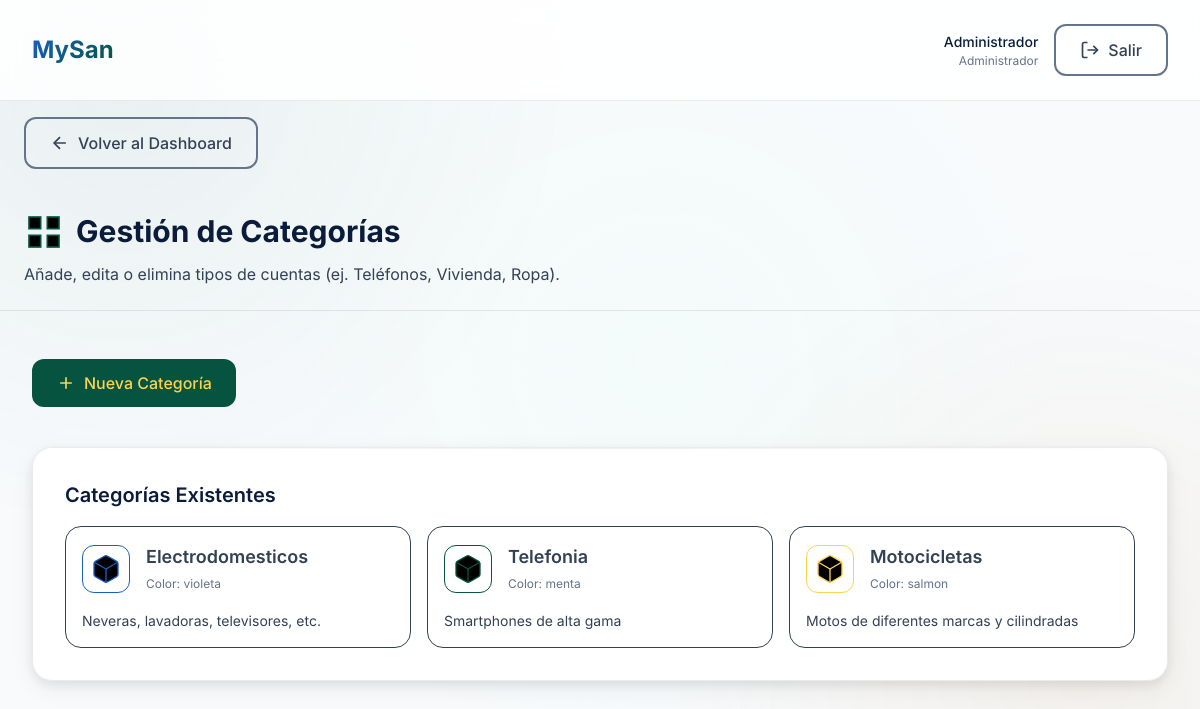
The app's page /modules/categorias_admin/index.php (signed in) with its own data.
### tables this page shows
CREATE TABLE `usuarios` (
  `id` int NOT NULL AUTO_INCREMENT,
  `username` varchar(50) NOT NULL,
  `password` varchar(255) NOT NULL,
  `nombre` varchar(100) NOT NULL,
  `email` varchar(100) DEFAULT NULL,
  `pregunta_secreta` text,
  `respuesta_secreta` varchar(255) DEFAULT NULL,
  `created_at` timestamp NULL DEFAULT CURRENT_TIMESTAMP,
  `updated_at` timestamp NULL DEFAULT CURRENT_TIMESTAMP ON UPDATE CURRENT_TIMESTAMP,
  `rol` enum('admin','participante') DEFAULT 'admin',
  PRIMARY KEY (`id`),
  UNIQUE KEY `username` (`username`)
);

CREATE TABLE `categorias` (
  `id` int NOT NULL AUTO_INCREMENT,
  `nombre` varchar(50) NOT NULL,
  `descripcion` text,
  `color` varchar(20) DEFAULT NULL,
  PRIMARY KEY (`id`)
);

### config/database.php (called while the page is built, shortened)
<?php
try {
    $dsn = "mysql:host=" . DB_HOST . ";port=3306;dbname=" . DB_NAME . ";charset=" . DB_CHARSET;
    $options = [
        PDO::ATTR_ERRMODE => PDO::ERRMODE_EXCEPTION,
        PDO::ATTR_DEFAULT_FETCH_MODE => PDO::FETCH_ASSOC,
        PDO::ATTR_EMULATE_PREPARES => false,
    ];
    $pdo = new PDO($dsn, DB_USER, DB_PASS, $options);
} catch (PDOException $e) {
    die(json_encode([
        'success' => false,
        'message' => 'Error de conexión a la base de datos: ' . $e->getMessage()
    ]));
}
function isLoggedIn()
{
    return isset($_SESSION['user_id']);
}
function getCurrentUser()
{
    global $pdo;
    $stmt = $pdo->prepare("SELECT id, username, nombre, email FROM usuarios WHERE id = ?");
    $stmt->execute([$_SESSION['user_id']]);
    return $stmt->fetch();
}
?>

### modules/categorias_admin/index.php (the view, shortened to what this page needs)
<?php
require_once '../../config/database.php';
$user = getCurrentUser();
$stmt = $pdo->query("SELECT * FROM categorias ORDER BY id ASC");
$categoriasList = $stmt->fetchAll();
?>
<!DOCTYPE html>
<html lang="es">
<head>
    <link rel="stylesheet" href="../../assets/fonts/inter.css">
    <link rel="stylesheet" href="../../assets/css/reset.css">
    <link rel="stylesheet" href="../../assets/css/variables.css">
    <link rel="stylesheet" href="../../assets/css/bento-grid.css">
    <link rel="stylesheet" href="../../assets/css/main.css">
</head>
<body>
    <div class="main-content">
        <?php
        $headerLogoHref     = '../../dashboard.php';
        $headerLogoutHref   = '../../logout.php';
        $headerBackUrl      = '../../dashboard.php';
        $headerBackLabel    = 'Volver al Dashboard';
        include '../../includes/header.php';
        ?>
        <div class="page-header" style="padding: var(--space-6); margin-bottom: var(--space-4); border-bottom: 1px solid var(--glass-border);">
            <h1 class="page-title" style="font-size: var(--font-size-3xl); font-weight: var(--font-weight-bold); display: flex; align-items: center; gap: var(--space-3);">
                <svg class="icon-xl" style="width: 40px; height: 40px; stroke: var(--color-menta);">
                    <use href="#icon-grid"></use>
                </svg>
                Gestión de Categorías
            </h1>
            <p style="color: var(--color-text-secondary); margin-top: var(--space-2);">
                Añade, edita o elimina tipos de cuentas (ej. Teléfonos, Vivienda, Ropa).
            </p>
        </div>
        <div class="bento-container">
            <div class="bento-12" style="display: flex; gap: var(--space-4); margin-bottom: var(--space-4);">
                <button class="btn btn-menta" onclick="openModal('nuevaCategoriaModal')">
                    <svg class="icon">
                        <use href="#icon-plus"></use>
                    </svg>
                    Nueva Categoría
                </button>
            </div>
            <div class="bento-12">
                <div class="bento-box">
                    <div class="bento-header">
                        <div class="bento-title">Categorías Existentes</div>
                    </div>
                    <div class="bento-content">
                        <?php if (empty($categoriasList)): ?>
                            <p style="text-align: center; color: var(--color-text-tertiary);">No hay categorías.</p>
                        <?php else: ?>
                            <div style="display: grid; grid-template-columns: repeat(auto-fill, minmax(280px, 1fr)); gap: var(--space-4);">
                                <?php foreach ($categoriasList as $cat): ?>
                                    <div class="category-card" style="border-color: var(--color-<?php echo htmlspecialchars($cat['color']); ?>)40;">
                                        <div class="category-header">
                                            <div class="category-icon" style="color: var(--color-<?php echo htmlspecialchars($cat['color']); ?>); border: 1px solid var(--color-<?php echo htmlspecialchars($cat['color']); ?>);">
                                                <svg class="icon-lg" style="stroke: currentColor;"><use href="#icon-package"></use></svg>
                                            </div>
                                            <div>
                                                <h3 style="font-weight: 600; font-size: var(--font-size-lg);"><?php echo htmlspecialchars($cat['nombre']); ?></h3>
                                                <span style="font-size: var(--font-size-xs); color: var(--color-text-tertiary);">Color: <?php echo htmlspecialchars($cat['color']); ?></span>
                                            </div>
                                        </div>
                                        <p style="color: var(--color-text-secondary); font-size: var(--font-size-sm);">
                                            <?php echo htmlspecialchars($cat['descripcion']); ?>
                                        </p>
                                    </div>
                                <?php endforeach; ?>
                            </div>
                        <?php endif; ?>
                    </div>
                </div>
            </div>
        </div>
    </div>
</body>
</html>

### includes/header.php (shortened to what this page needs)
<?php
$headerLogoHref         = $headerLogoHref ?? 'dashboard.php';
$headerLogoutHref       = $headerLogoutHref ?? 'logout.php';
$headerBackUrl          = $headerBackUrl ?? null;
$headerBackLabel        = $headerBackLabel ?? 'Volver';
?>
<header class="header">
    <div class="header-content">
        <a href="<?php echo $headerLogoHref; ?>" class="header-logo">MySan</a>
        <div class="header-user">
            <div class="user-info">
                <div class="user-name">
                    <?php echo htmlspecialchars($user['nombre'] ?? 'Usuario'); ?>
                </div>
                <div class="user-role">Administrador</div>
            </div>
            <a href="<?php echo $headerLogoutHref; ?>" class="btn btn-outline">
                <svg class="icon"><use href="#icon-log-out"></use></svg>
                <span>Salir</span>
            </a>
        </div>
    </div>
</header>
<?php if ($headerBackUrl): ?>
<div style="padding: var(--space-4) var(--space-6);">
    <a href="<?php echo $headerBackUrl; ?>" class="btn btn-outline">
        <svg class="icon"><use href="#icon-arrow-left"></use></svg>
        <?php echo htmlspecialchars($headerBackLabel); ?>
    </a>
</div>
<?php endif; ?>

### assets/css/variables.css (style rules this page uses)
:root { --color-primary: #1960c3; --color-primary-mid: #1f78f0; --color-primary-light: #4994f5; --color-primary-dim: #104085; --color-primary-glow: rgba(25, 96, 195, 0.18); --color-primary-tint: rgba(25, 96, 195, 0.05); --color-secondary: #06543f; --color-secondary-mid: #087557; --color-secondary-light: #0a9670; --color-secondary-dim: #043628; --color-secondary-glow: rgba(6, 84, 63, 0.15); --color-secondary-tint: rgba(6, 84, 63, 0.05); --color-accent: #fcd34d; --color-accent-dim: #d97706; --color-accent-glow: rgba(252, 211, 77, 0.15); --color-accent-light: #fde68a; --color-accent-tint: rgba(252, 211, 77, 0.05); --color-electro: var(--color-primary); --color-electro-dim: var(--color-primary-dim); --color-electro-glow: var(--color-primary-glow); --color-electro-tint: var(--color-primary-tint); --color-telefonia: var(--color-secondary); --color-telefonia-dim: var(--color-secondary-dim); --color-telefonia-glow: var(--color-secondary-glow); --color-moto: var(--color-accent-dim); --color-moto-dim: #b45309; --color-moto-glow: var(--color-accent-glow); --color-turnos: #6366f1; --color-turnos-dim: #4f46e5; --color-turnos-glow: rgba(99, 102, 241, 0.18); --color-turnos-tint: rgba(99, 102, 241, 0.05); --color-comprobantes: #0ea5e9; --color-comprobantes-dim: #0284c7; --color-comprobantes-glow: rgba(14, 165, 233, 0.18); --color-violeta: var(--color-primary); --color-violeta-dim: var(--color-primary-dim); --color-violeta-glow: var(--color-primary-glow); --color-menta: var(--color-secondary); --color-menta-dim: var(--color-secondary-dim); --color-menta-glow: var(--color-secondary-glow); --color-salmon: var(--color-accent); --color-salmon-dim: var(--color-accent-dim); --color-salmon-glow: var(--color-accent-glow); --color-background: #f8fafc; --color-surface: #ffffff; --color-surface-elevated: #ffffff; --color-surface-hover: #f1f5f9; --color-surface-section: #e2e8f0; --glass-background: rgba(255, 255, 255, 0.85); --glass-border: rgba(0, 0, 0, 0.08); --glass-blur: blur(16px); --color-text-primary: #0a1c3a; --color-text-secondary: #334155; --color-text-tertiary: #64748b; --color-text-inverse: #fcd34d; --color-success: var(--color-primary-mid); --color-warning: var(--color-secondary); --color-error: hsl(0, 72%, 51%); --color-info: var(--color-electro); --font-family: 'Inter', -apple-system, BlinkMacSystemFont, 'SF Pro Display', sans-serif; --font-sans: var(--font-family); --font-size-xs: 0.75rem; --font-size-sm: 0.875rem; --font-size-base: 1rem; --font-size-md: 1rem; --font-size-lg: 1.125rem; --font-size-xl: 1.25rem; --font-size-2xl: 1.5rem; --font-size-3xl: 1.875rem; --font-size-4xl: 2.25rem; --font-weight-regular: 400; --font-weight-medium: 500; --font-weight-semibold: 600; --font-weight-bold: 700; --space-1: 0.25rem; --space-2: 0.5rem; --space-3: 0.75rem; --space-4: 1rem; --space-5: 1.25rem; --space-6: 1.5rem; --space-8: 2rem; --space-10: 2.5rem; --space-12: 3rem; --space-16: 4rem; --space-20: 5rem; --radius-sm: 8px; --radius-md: 12px; --radius-lg: 16px; --radius-xl: 24px; --radius-bento: 20px; --radius-full: 9999px; --shadow-sm: 0 1px 4px rgba(0,0,0,.06), 0 2px 8px rgba(0,0,0,.04); --shadow-md: 0 4px 12px rgba(0,0,0,.08), 0 8px 24px rgba(0,0,0,.06); --shadow-lg: 0 8px 24px rgba(0,0,0,.10), 0 20px 48px rgba(0,0,0,.08); --shadow-glow-primary: 0 0 24px var(--color-primary-glow); --shadow-glow-secondary: 0 0 24px var(--color-secondary-glow); --shadow-glow-accent: 0 0 24px var(--color-accent-glow); --shadow-glow-violeta: var(--shadow-glow-primary); --shadow-glow-menta: var(--shadow-glow-secondary); --shadow-glow-salmon: var(--shadow-glow-accent); --transition-fast: 150ms cubic-bezier(0.4, 0, 0.2, 1); --transition-base: 250ms cubic-bezier(0.4, 0, 0.2, 1); --transition-slow: 400ms cubic-bezier(0.4, 0, 0.2, 1); --z-base: 1; --z-dropdown: 100; --z-modal: 200; --z-toast: 300; }

### records on screen
usuarios: nombre "Administrador"
categorias: nombre "Electrodomesticos", color "violeta", descripcion "Neveras, lavadoras, televisores, etc."
categorias: nombre "Telefonia", color "menta", descripcion "Smartphones de alta gama"
categorias: nombre "Motocicletas", color "salmon", descripcion "Motos de diferentes marcas y cilindradas"

### other values on screen
$headerBackLabel "Volver al Dashboard"
